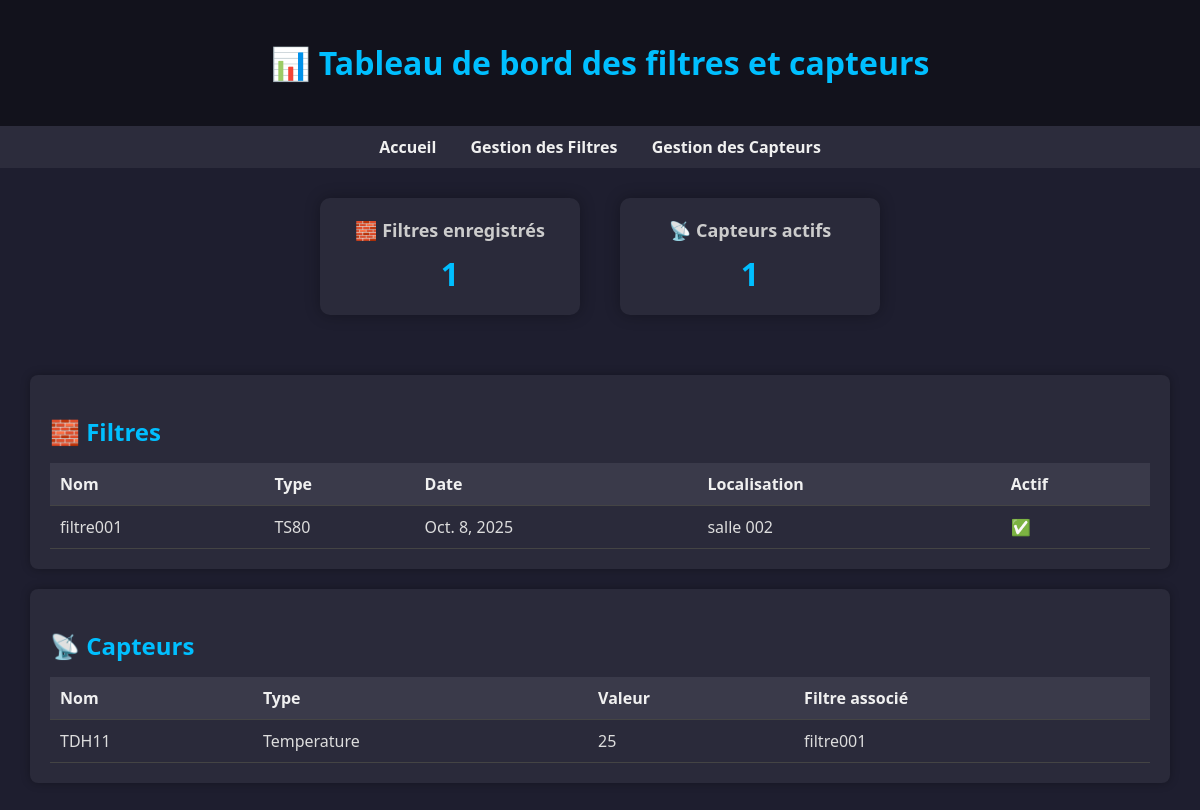
Before: /dashboard/ with the older database file.
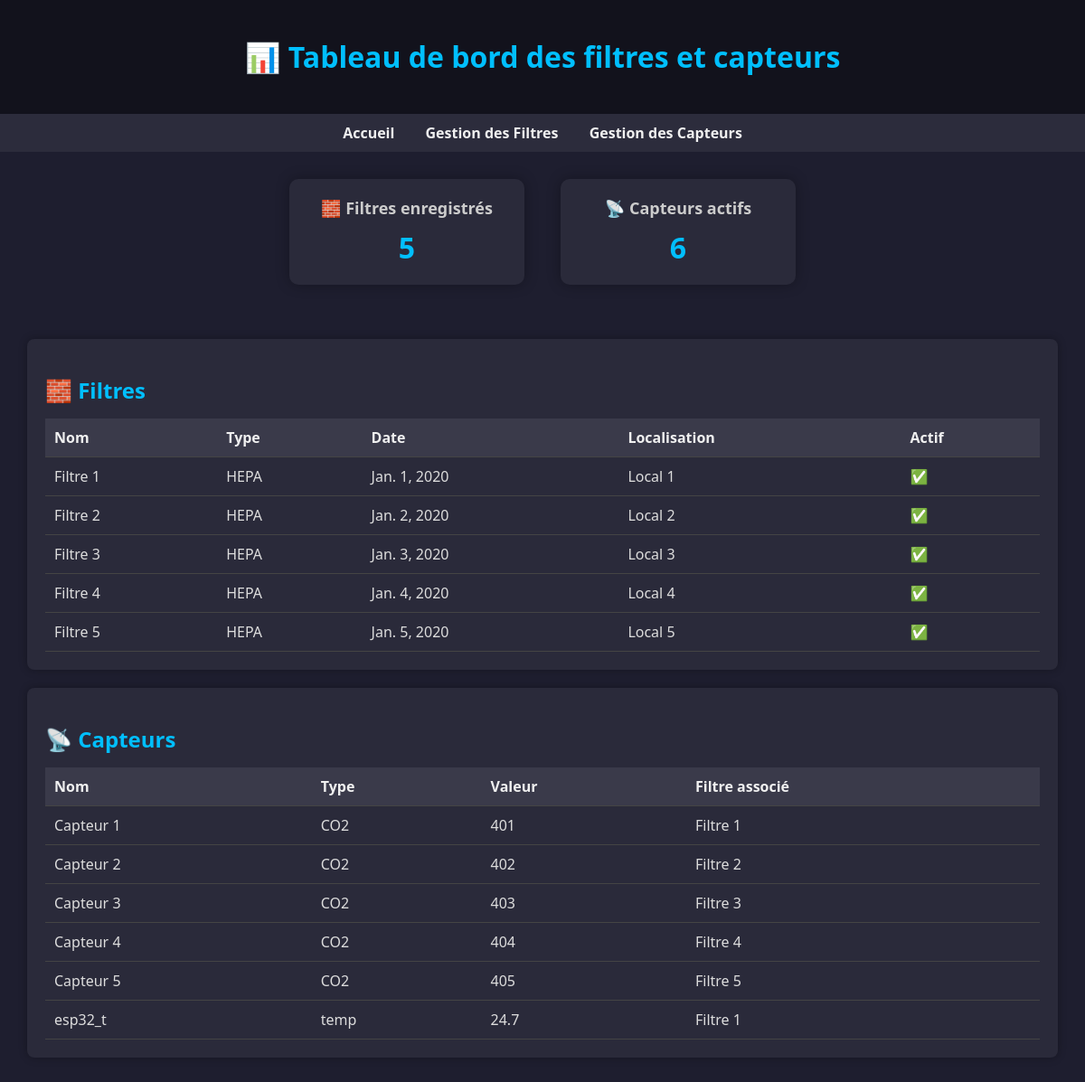
After: the same page with the newer database file.
### monitoring/models.py (models this page shows, shortened)
class Filtre(models.Model):
    nom = models.CharField(max_length=100)
    salle = models.ForeignKey(Salle, on_delete=models.CASCADE, null=True, blank=True)
    type = models.CharField(max_length=50)
    date_installation = models.DateField()
    localisation = models.CharField(max_length=100)
    actif = models.BooleanField(default=True)
    vitesse = models.IntegerField(default=0)  # Vitesse en m/s

class Capteur(models.Model):
    filtre = models.ForeignKey(Filtre, on_delete=models.CASCADE)
    nom = models.CharField(max_length=100)  # ← nouveau champ
    type = models.CharField(max_length=100)
    valeur = models.CharField(max_length=100)

### monitoring/views.py (the view)
# urls.py: path('dashboard/', dashboard, name='dashboard'),
def dashboard(request):
    filtres = Filtre.objects.all()
    capteurs = Capteur.objects.all()
    return render(request, 'dashboard.html', {'filtres': filtres, 'capteurs': capteurs})

### monitoring/templates/dashboard.html (shortened to what this page needs)
{% load static %}
<!DOCTYPE html>
<html lang="fr">
<head>
</head>
<body>
    <header>
        <h1>📊 Tableau de bord des filtres et capteurs</h1>
    </header>
    <nav>
        <a href="/dashboard/">Accueil</a>
        <a href="/dashboard/filtres/">Gestion des Filtres</a>
        <a href="/dashboard/capteurs/">Gestion des Capteurs</a>
    </nav>
    <div class="stats">
        <div class="stat-box">
            <h3>🧱 Filtres enregistrés</h3>
            <p>{{ filtres|length }}</p>
        </div>
        <div class="stat-box">
            <h3>📡 Capteurs actifs</h3>
            <p>{{ capteurs|length }}</p>
        </div>
    </div>
    <div class="container">
        <div class="section">
            <h2>🧱 Filtres</h2>
            <table>
                <thead>
                    <tr>
                        <th>Nom</th>
                        <th>Type</th>
                        <th>Date</th>
                        <th>Localisation</th>
                        <th>Actif</th>
                    </tr>
                </thead>
                <tbody>
                    {% for filtre in filtres %}
                    <tr>
                        <td>{{ filtre.nom }}</td>
                        <td>{{ filtre.type }}</td>
                        <td>{{ filtre.date_installation }}</td>
                        <td>{{ filtre.localisation }}</td>
                        <td>{{ filtre.actif|yesno:"✅,❌" }}</td>
                    </tr>
                    {% empty %}
                    <tr><td colspan="5">Aucun filtre enregistré.</td></tr>
                    {% endfor %}
                </tbody>
            </table>
        </div>
        <div class="section">
            <h2>📡 Capteurs</h2>
            <table>
                <thead>
                    <tr>
                        <th>Nom</th>
                        <th>Type</th>
                        <th>Valeur</th>
                        <th>Filtre associé</th>
                    </tr>
                </thead>
                <tbody>
                    {% for capteur in capteurs %}
                    <tr>
                        <td>{{ capteur.nom }}</td>
                        <td>{{ capteur.type }}</td>
                        <td>{{ capteur.valeur }}</td>
                        <td>{{ capteur.filtre.nom }}</td>
                    </tr>
                    {% empty %}
                    <tr><td colspan="4">Aucun capteur enregistré.</td></tr>
                    {% endfor %}
                </tbody>
            </table>
        </div>
    </div>
</body>
</html>

Changed rows visible on the page:
removed Filtre: nom "filtre001", type "TS80", date_installation "Oct. 8, 2025", localisation "salle 002", actif "✅"
removed Capteur: nom "TDH11", type "Temperature", valeur "25", filtre.nom "filtre001"
added Filtre: nom "Filtre 1", type "HEPA", date_installation "Jan. 1, 2020", localisation "Local 1", actif "✅"
added Filtre: nom "Filtre 2", type "HEPA", date_installation "Jan. 2, 2020", localisation "Local 2", actif "✅"
added Filtre: nom "Filtre 3", type "HEPA", date_installation "Jan. 3, 2020", localisation "Local 3", actif "✅"
added Filtre: nom "Filtre 4", type "HEPA", date_installation "Jan. 4, 2020", localisation "Local 4", actif "✅"
added Filtre: nom "Filtre 5", type "HEPA", date_installation "Jan. 5, 2020", localisation "Local 5", actif "✅"
added Capteur: nom "Capteur 1", type "CO2", valeur "401", filtre.nom "Filtre 1"
added Capteur: nom "Capteur 2", type "CO2", valeur "402", filtre.nom "Filtre 2"
added Capteur: nom "Capteur 3", type "CO2", valeur "403", filtre.nom "Filtre 3"
added Capteur: nom "Capteur 4", type "CO2", valeur "404", filtre.nom "Filtre 4"
added Capteur: nom "Capteur 5", type "CO2", valeur "405", filtre.nom "Filtre 5"
added Capteur: nom "esp32_t", type "temp", valeur "24.7", filtre.nom "Filtre 1"
Other visible differences:
{{ filtres|length }}: "1" → "5"
{{ capteurs|length }}: "1" → "6"
